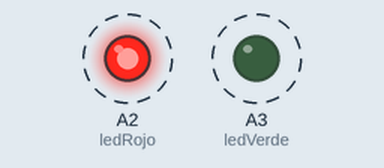
Bench run of a sketch on a simulated Arduino Uno, built with avr-gcc and run on an emulated ATmega328P. Shown: output pins drawn as LEDs (lit = HIGH). Dashed ring = blinking.

Above: at 0.5 s.
Timing chart, 0 to 4.6 s (numbered marks = the images above):
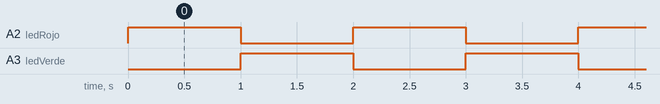

The sketch:

led.ino
```cpp
byte ledRojo = A2;
byte ledVerde = A3;

// the setup function runs once when you press reset or power the board
void setup() {
  pinMode(ledRojo, OUTPUT);
  pinMode(ledVerde, OUTPUT);
}

// the loop function runs over and over again forever
void loop() {
  digitalWrite(ledRojo, HIGH);   // turn the LED on (HIGH is the voltage level)
  digitalWrite(ledVerde, LOW);
  delay(1000);              // wait for a second
  digitalWrite(ledRojo, LOW);    // turn the LED off by making the voltage LOW
  digitalWrite(ledVerde, HIGH);
  delay(1000);              // wait for a second
}
```

Measured:
- by itself, A2 (ledRojo), A3 (ledVerde): alternates HIGH for 1.0 s and LOW for 1.0 s
